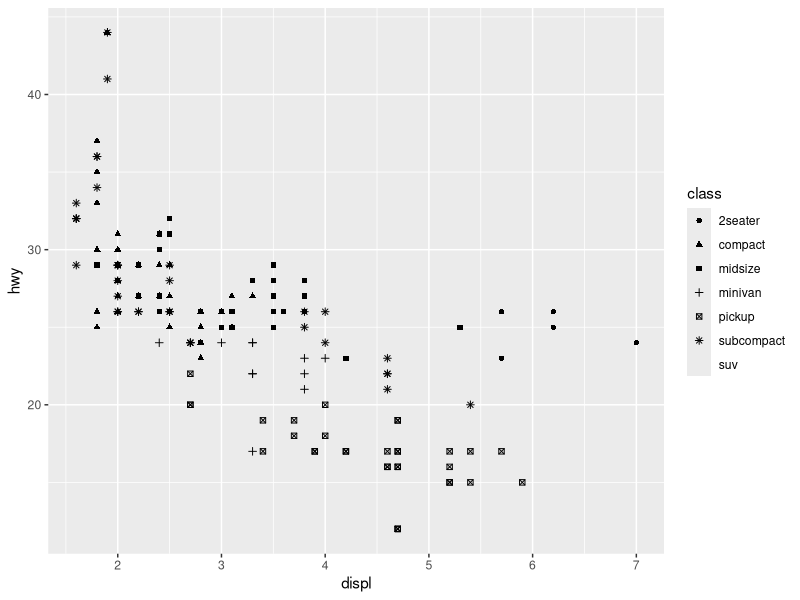
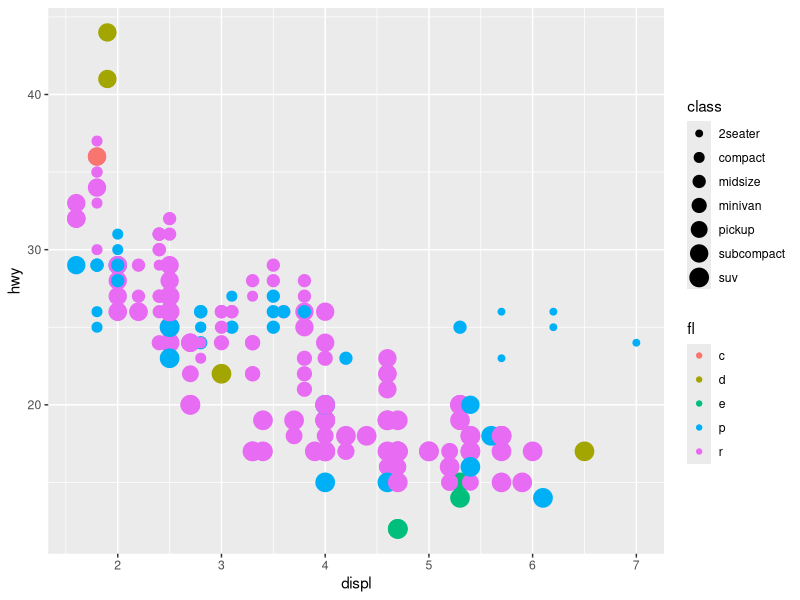
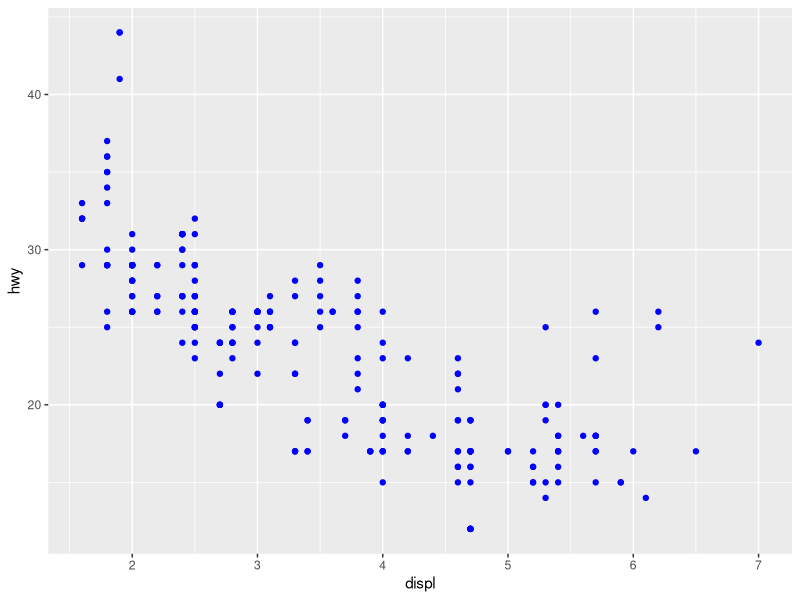

Source code (R) for these figures, in order:
library(ggplot2)
ggplot(data = mpg, aes(x = displ, y = hwy)) + 
  geom_point(mapping = aes(shape=class))

ggplot(data = mpg, aes(x = displ, y = hwy)) + 
  geom_point(mapping = aes(size=class, color = fl))

ggplot(data = mpg,aes(x = displ, y = hwy)) + 
  geom_point(color = "blue")